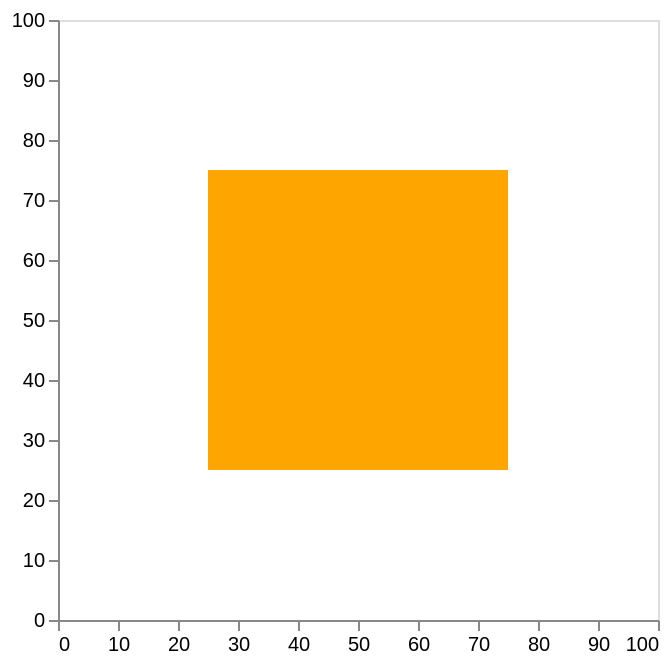

Vega-Lite specification for this chart:
### Vega-Lite specification from a JSON file in a GitHub repository (floating-point values rounded to 4 significant figures)
{"$schema": "https://vega.github.io/schema/vega-lite/v5.json", "description": "A scatterplot showing horsepower and miles per gallons for various cars.", "params": [{"name": "x", "value": 25, "bind": {"input": "range", "min": 1, "max": 100, "step": 1}}, {"name": "x2", "value": 75, "bind": {"input": "range", "min": 1, "max": 100, "step": 1}}, {"name": "y", "value": 25, "bind": {"input": "range", "min": 1, "max": 100, "step": 1}}, {"name": "y2", "value": 75, "bind": {"input": "range", "min": 1, "max": 100, "step": 1}}, {"name": "cornerRadius", "value": 0, "bind": {"input": "range", "min": 0, "max": 50, "step": 1}}], "data": {"values": [{}]}, "mark": {"type": "rect", "color": "orange", "cornerRadius": {"expr": "cornerRadius"}}, "encoding": {"x": {"datum": {"expr": "x"}, "type": "quantitative", "scale": {"domain": [0, 100]}}, "y": {"datum": {"expr": "y"}, "type": "quantitative", "scale": {"domain": [0, 100]}}, "x2": {"datum": {"expr": "x2"}}, "y2": {"datum": {"expr": "y2"}}}}
